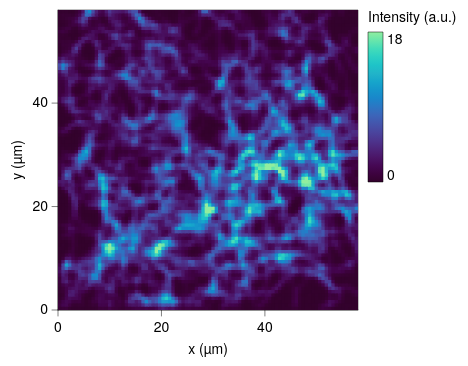

The specification (Vega-Lite) saved for this image:
### Vega-Lite specification from a JSON file in a GitHub repository (floating-point values rounded to 4 significant figures; data arrays with more than 128 entries replaced by an {"elided": "..."} marker saying what was removed)
{"background": null, "config": {"arc": {"fill": "#DBDBDB", "fillOpacity": 1.0, "innerRadius": 37.5, "padAngle": 0.03, "stroke": "black", "strokeOpacity": 1, "strokeWidth": 0.25}, "area": {"fill": "#DBDBDB", "fillOpacity": 1.0, "stroke": "black", "strokeOpacity": 1, "strokeWidth": 0.25}, "axis": {"domain": true, "domainCap": "round", "domainColor": "black", "domainWidth": 0.25, "grid": false, "gridCap": "round", "gridColor": "#F1F1F1", "gridDash": [0, 0], "gridOpacity": 1.0, "gridWidth": 0.25, "labelColor": "black", "labelFont": "Helvetica Neue, HelveticaNeue, Helvetica, Arial, sans-serif", "labelFontSize": 7, "labelFontStyle": "normal", "labelFontWeight": 400, "offset": 0, "ticks": true, "tickCap": "round", "tickColor": "black", "tickRound": false, "tickSize": 3, "tickWidth": 0.25, "titleColor": "black", "titleFont": "Helvetica Neue, HelveticaNeue, Helvetica, Arial, sans-serif", "titleFontSize": 7, "titleFontStyle": "normal", "titleFontWeight": 400}, "axisX": {"domain": true, "labelAlign": "center", "labelAngle": 0, "labels": true, "ticks": true, "translate": 0}, "axisY": {"domain": true, "labelAlign": "right", "labelAngle": 0, "labels": true, "ticks": true, "translate": 0}, "axisRight": {"domain": true, "labelAlign": "left", "labelAngle": 0, "labels": true, "ticks": true, "translate": 0}, "axisTop": {"domain": true, "labelAlign": "center", "labelAngle": 0, "labels": true, "ticks": true, "translate": 0}, "axisBand": {"tickOffset": 0}, "bar": {"fill": "#DBDBDB", "fillOpacity": 1.0, "stroke": "black", "strokeOpacity": 1, "strokeWidth": 0.25}, "boxplot": {"size": 13.5, "ticks": {"cornerRadius": 0.25, "fill": "black", "opacity": 1, "size": 6.75, "thickness": 0.25}, "box": {"fillOpacity": 1.0, "stroke": "black", "strokeOpacity": 1, "strokeWidth": 0.25}, "median": {"cornerRadius": 0, "fill": "black", "fillOpacity": 1.0, "opacity": 1, "size": 13.5, "thickness": 0.25}, "rule": {"fill": "black", "fillOpacity": 1.0, "size": 15.0, "stroke": "black", "strokeDash": [0, 0], "strokeOpacity": 1, "strokeWidth": 0.25}, "outliers": {"color": "black", "fill": "black", "fillOpacity": 1.0, "size": 0, "stroke": "black", "strokeOpacity": 1, "strokeWidth": 0.25}}, "circle": {"fill": "black", "fillOpacity": 1.0, "size": 1.875, "stroke": null, "strokeOpacity": 1, "strokeWidth": 0.25}, "errorband": {"band": {"fillOpacity": 0.6, "stroke": null, "strokeWidth": 0.25, "strokeOpacity": 1}, "borders": {"opacity": 0, "strokeOpacity": 0.25, "strokeWidth": 1}}, "errorbar": {"opacity": 1, "rule": {"strokeDash": [0, 0], "strokeWidth": 0.25}, "ticks": {"color": "black", "cornerRadius": 0.125, "opacity": 1, "size": 9.0, "thickness": 0.25}, "thickness": 0.25}, "font": "Helvetica Neue, HelveticaNeue, Helvetica, Arial, sans-serif", "geoshape": {"fill": "#DBDBDB", "fillOpacity": 1.0, "stroke": "black", "strokeOpacity": 1, "strokeWidth": 0.25}, "header": {"labelColor": "black", "labelFont": "Helvetica Neue, HelveticaNeue, Helvetica, Arial, sans-serif", "labelFontSize": 7, "labelFontStyle": "normal", "labelFontWeight": 400, "titleColor": "black", "titleFont": "Helvetica Neue, HelveticaNeue, Helvetica, Arial, sans-serif", "titleFontSize": 7, "titleFontStyle": "normal", "titleFontWeight": 400, "titlePadding": 0}, "legend": {"disable": false, "offset": 4.5, "titlePadding": 4, "labelOffset": 2, "gradientLabelOffset": 2, "gradientLength": 75.0, "gradientThickness": 7.5, "gradientOpacity": 1.0, "gradientStrokeColor": "black", "gradientStrokeWidth": 0.25, "labelColor": "black", "labelFont": "Helvetica Neue, HelveticaNeue, Helvetica, Arial, sans-serif", "labelFontSize": 7, "labelFontStyle": "normal", "labelFontWeight": 400, "strokeColor": "black", "strokeWidth": 0, "symbolSize": 42, "symbolStrokeColor": "black", "symbolStrokeWidth": 0.25, "titleColor": "black", "titleFont": "Helvetica Neue, HelveticaNeue, Helvetica, Arial, sans-serif", "titleFontSize": 7, "titleFontStyle": "normal", "titleFontWeight": 400}, "line": {"color": "black", "stroke": "black", "strokeCap": "round", "strokeDash": [0, 0], "strokeOpacity": 1, "strokeWidth": 0.375}, "point": {"filled": true, "fill": "#DBDBDB", "fillOpacity": 1.0, "size": 7.5, "stroke": "black", "strokeOpacity": 1, "strokeWidth": 0.25}, "range": {"category": ["#5CA7B1", "#CDDEF3", "#B7B3E4", "#B3DAB5", "#F5E1B3", "#3D727B", "#8AA8D2", "#867DAC", "#80A988", "#CBB17A", "#204148", "#59719A", "#584C77", "#507B5F", "#9D824D"], "diverging": {"scheme": ["#C35082", "#CE6D94", "#D989A7", "#E2A4BA", "#EABFCE", "#F1DBE2", "#F6F6F6", "#D7E0EB", "#B9CBE0", "#9BB6D5", "#7DA1C9", "#5F8CBD", "#4177B1"]}, "heatmap": {"scheme": ["#32022B", "#43044D", "#4C196E", "#4D338C", "#484DA6", "#3A68BB", "#1D83CA", "#1D9CCB", "#23B5C9", "#28CDC5", "#4DE0B4", "#91EE9F"]}, "ordinal": {"scheme": ["#F1F1F1", "#DBDBDB", "#C6C6C6", "#B2B2B2", "#9D9D9D", "#898989", "#767676", "#636363", "#515151", "#404040", "#2F2F2F", "#1F1F1F"]}, "ramp": {"scheme": ["#32022B", "#43044D", "#4C196E", "#4D338C", "#484DA6", "#3A68BB", "#1D83CA", "#1D9CCB", "#23B5C9", "#28CDC5", "#4DE0B4", "#91EE9F"]}}, "rule": {"color": "black", "stroke": "black", "strokeCap": "round", "strokeDash": [2, 2], "strokeOpacity": 1, "strokeWidth": 0.25}, "scale": {"bandPaddingInner": 0.1, "bandPaddingOuter": 0.1, "round": false}, "rect": {"fill": "#DBDBDB", "fillOpacity": 1.0, "stroke": "black", "strokeOpacity": 1, "strokeWidth": 0.25}, "square": {"fill": "#DBDBDB", "fillOpacity": 1.0, "size": 15.0, "stroke": "black", "strokeOpacity": 1, "strokeWidth": 0.25}, "text": {"color": "black", "font": "Helvetica Neue, HelveticaNeue, Helvetica, Arial, sans-serif", "fontSize": 7, "fontStyle": "normal", "fontWeight": 400}, "tick": {"color": "black", "cornerRadius": 0.125, "opacity": 1.0, "size": 13.5, "thickness": 0.25}, "title": {"anchor": "middle", "frame": "group", "color": "black", "font": "Helvetica Neue, HelveticaNeue, Helvetica, Arial, sans-serif", "fontSize": 7, "fontStyle": "normal", "fontWeight": 400, "subtitleColor": "black", "subtitleFont": "Helvetica Neue, HelveticaNeue, Helvetica, Arial, sans-serif", "subtitleFontSize": "Helvetica Neue, HelveticaNeue, Helvetica, Arial, sans-serif", "subtitleFontStyle": "normal", "subtitleFontWeight": 400}, "trail": {"color": "black", "opacity": 1, "size": 0.375}, "view": {"continuousWidth": 150, "continuousHeight": 150, "discreteWidth": 150, "discreteHeight": 150, "fill": null, "stroke": "black", "strokeWidth": 0.25}}, "data": {"name": "data-020b619547a906ea36350f86a9190577"}, "mark": {"type": "rect", "clip": true, "stroke": null}, "encoding": {"color": {"field": "intensity", "title": "Intensity (a.u.)", "type": "quantitative"}, "x": {"field": "x0", "scale": {"domain": [0, 58.0], "nice": false}, "title": "x (µm)", "type": "quantitative"}, "x2": {"field": "x1"}, "y": {"field": "y0", "scale": {"domain": [0, 58.0], "nice": false}, "title": "y (µm)", "type": "quantitative"}, "y2": {"field": "y1"}}, "$schema": "https://vega.github.io/schema/vega-lite/v6.4.1.json", "datasets": {"data-020b619547a906ea36350f86a9190577": {"elided": "8100 records"}}}
